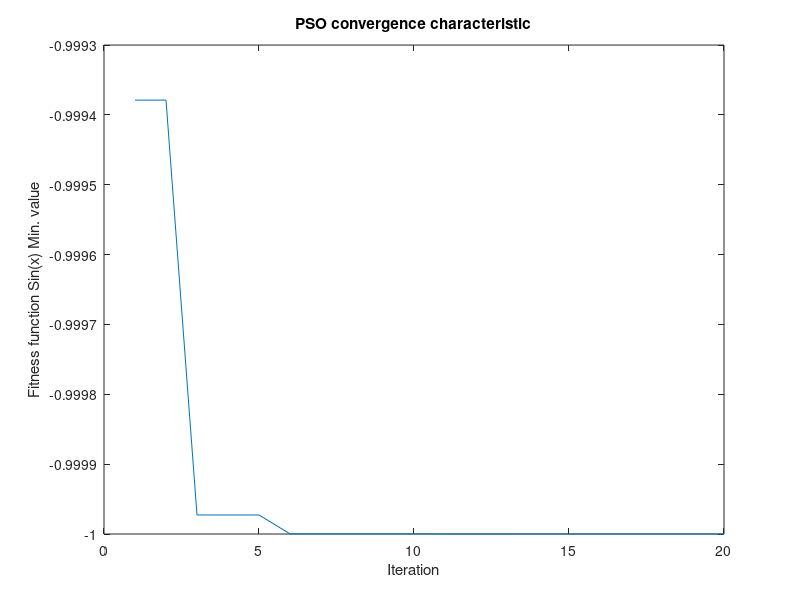

MATLAB code for this plot:
%% Online Summer Course on Advance Optimization Techniques and Hands-on with MATLAB
%% Lab IV- Particle Swarm Optimization for function Optimization- By Dr. S. J. Nanda, MNIT Jaipur
%%% Problem : To determine the minimum value of Sin(x) in the range [0,2*pi]. 
clc; clear all; close all; 
N=20; %%%Number of Particles
P=rand(N,1)*2*pi; %% Initial Position of Particles
V=rand(N,1); %% Initial Velocity of Particles
c1=2.05; c2=2.05; % acceleration factor
W=0.4; % Inertia weight
Lbest=P; %%% LocalBest Positions
f=sin(P); %%% Fitness Evaluation
[a,b]=min(f);
Gbest=P(b,1); %% Global Best Position
%Iter
for z=1:20
%%%Update position and velocity
for i=1:N
   NV(i,1)=W*V(i,1)+c1*rand*(Lbest(i,1)-P(i,1))+c2*rand*(Gbest-P(i,1));
   NP(i,1)=P(i,1)+NV(i,1);
   if (NP(i,1)>2*pi) || (NP(i,1)<0) %%% Bounding within the range of Sin(x)
      NP(i,1)=P(i,1);
   end   
end
%%%%%Local best Calculation
 nf=sin(NP);
 for i=1:N
     if nf(i,1)<f(i,1)
         Lbest(i,1)=NP(i,1);
     end
 end
 %%%Global Best Calculation
 nf1=sin(Lbest);
 [an,bn]=min(nf1);
 Gbest=Lbest(bn,1);
 %%%Next generation
 P=Lbest;%%%Lbest%%NP
 f=nf1;%%%nf1%%nf
 V=NV;
 ff(z)=an;
 end
plot(ff)
xlabel('Iteration');
ylabel('Fitness function Sin(x) Min. value'); 
title('PSO convergence characteristic')

        